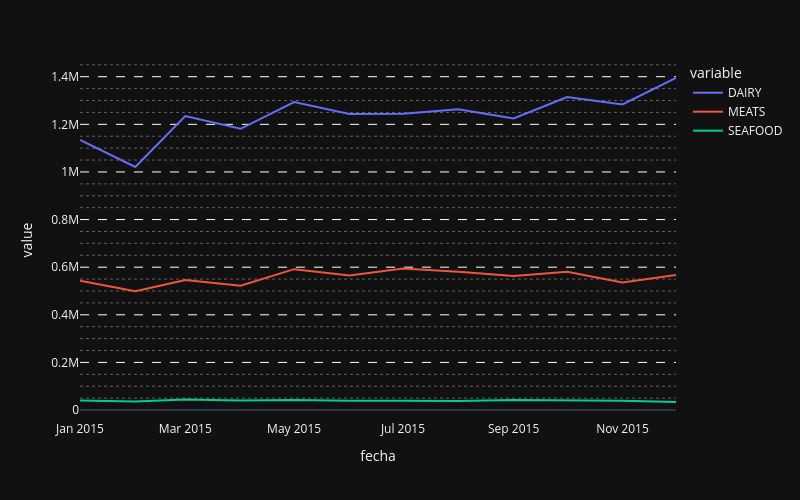

Notebook cell for this chart:
### Code cell
# Por último con Plotly, aquí se maneja de una manera similar a matplotlib, pero no son iguales y aquí no se aplican los globales de matplotlib
fig = px.line(
    df,
    width = 800,
    height = 500,
    template = 'plotly_dark'
)

fig.update_xaxes(showgrid=False)
fig.update_yaxes(
    gridwidth = 1,
    gridcolor = 'white',
    griddash = 'dash',
    minor_griddash = 'dot' # líneas de ayuda entre las principales
)

### Figure 1 — Plotly figure (JSON) as saved in the notebook; plotly's stock layout.template omitted (floating-point values rounded to 4 significant figures)
{"data": [{"hovertemplate": "variable=DAIRY<br>fecha=%{x}<br>value=%{y}<extra></extra>", "legendgroup": "DAIRY", "line": {"color": "#636efa", "dash": "solid"}, "marker": {"symbol": "circle"}, "mode": "lines", "name": "DAIRY", "orientation": "v", "showlegend": true, "type": "scatter", "x": ["2015-01", "2015-02", "2015-03", "2015-04", "2015-05", "2015-06", "2015-07", "2015-08", "2015-09", "2015-10", "2015-11", "2015-12"], "xaxis": "x", "y": [1134521, 1020747, 1234851, 1181180, 1293308, 1243588, 1244815, 1263428, 1224619, 1314827, 1283672, 1394582], "yaxis": "y"}, {"hovertemplate": "variable=MEATS<br>fecha=%{x}<br>value=%{y}<extra></extra>", "legendgroup": "MEATS", "line": {"color": "#EF553B", "dash": "solid"}, "marker": {"symbol": "circle"}, "mode": "lines", "name": "MEATS", "orientation": "v", "showlegend": true, "type": "scatter", "x": ["2015-01", "2015-02", "2015-03", "2015-04", "2015-05", "2015-06", "2015-07", "2015-08", "2015-09", "2015-10", "2015-11", "2015-12"], "xaxis": "x", "y": [543100.0, 498700.0, 546500.0, 522300.0, 591700.0, 565000.0, 594900.0, 581200.0, 562700.0, 580800.0, 535900.0, 567400.0], "yaxis": "y"}, {"hovertemplate": "variable=SEAFOOD<br>fecha=%{x}<br>value=%{y}<extra></extra>", "legendgroup": "SEAFOOD", "line": {"color": "#00cc96", "dash": "solid"}, "marker": {"symbol": "circle"}, "mode": "lines", "name": "SEAFOOD", "orientation": "v", "showlegend": true, "type": "scatter", "x": ["2015-01", "2015-02", "2015-03", "2015-04", "2015-05", "2015-06", "2015-07", "2015-08", "2015-09", "2015-10", "2015-11", "2015-12"], "xaxis": "x", "y": [40470.0, 36070.0, 43810.0, 39980.0, 42510.0, 38780.0, 38540.0, 37770.0, 41910.0, 41420.0, 38820.0, 33730.0], "yaxis": "y"}], "layout": {"height": 500, "legend": {"title": {"text": "variable"}, "tracegroupgap": 0}, "margin": {"t": 60}, "width": 800, "xaxis": {"anchor": "y", "domain": [0, 1], "showgrid": false, "title": {"text": "fecha"}}, "yaxis": {"anchor": "x", "domain": [0, 1], "gridcolor": "white", "griddash": "dash", "gridwidth": 1, "minor": {"griddash": "dot"}, "title": {"text": "value"}}}}
